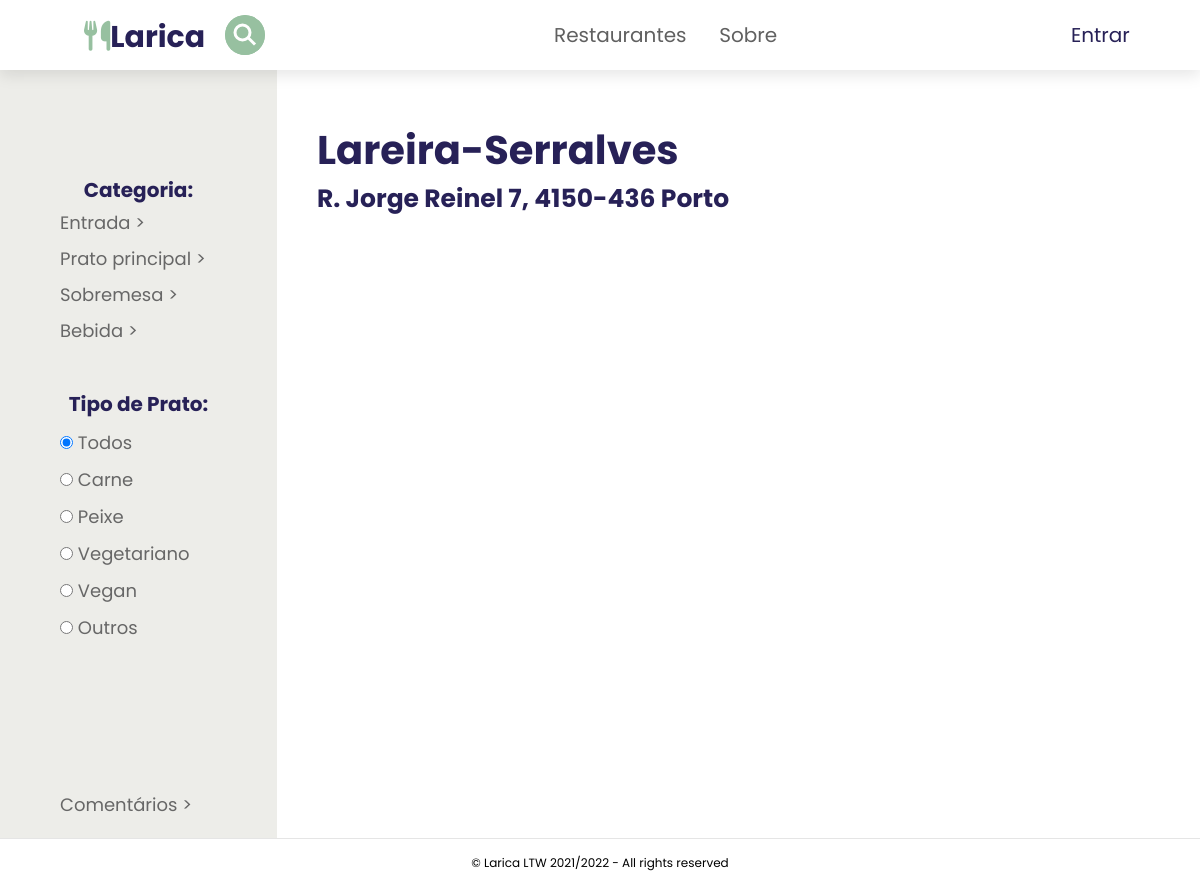
The app's page /pages/restaurant.php?id=1 with its own data.
### tables this page shows
CREATE TABLE Meal
(
    id   INTEGER PRIMARY KEY,
    name TEXT
);

CREATE TABLE TypeOfDish
(
    id   INTEGER PRIMARY KEY,
    type TEXT
);

CREATE TABLE Restaurant
(
    id      INTEGER PRIMARY KEY,
    idUser  INTEGER CONSTRAINT aa REFERENCES User (id) ON DELETE CASCADE
        ON UPDATE CASCADE,
    name    TEXT,
    address TEXT UNIQUE,
    image   INTEGER REFERENCES Images(id) default 57
);

### database/filter.class.php (called while the page is built, shortened)
<?php
class Filter {
    public function __construct(int $id, string $name)
    {
        $this->id = $id;
        $this->name=$name;
    }
    static function getFilterfromRestaurant(PDO $db, int $id)
    {
        $stmt = $db->prepare('
        SELECT name
        FROM Category, CategoryRestaurant
        where idRestaurant=? and Category.id = CategoryRestaurant.idCategory
      ');
        $stmt->execute(array($id));
        $filter = $stmt->fetch();
        return $filter['name'];
    }
    static function getMeals(PDO $db):array  {
        $stmt = $db->prepare('
        SELECT *
        FROM Meal
      ');
        $stmt->execute(array());
        $filters = array();
        while ($filter = $stmt->fetch()) {
            $filters[] = new Filter(
                $filter['id'],
                $filter['name']
            );
        }
        return $filters;
    }
    static function getTypeDish(PDO $db):array  {
        $stmt = $db->prepare('
        SELECT *
        FROM TypeOfDish
      ');
        $stmt->execute(array());
        $filters = array();
        while ($filter = $stmt->fetch()) {
            $filters[] = new Filter(
                $filter['id'],
                $filter['type']
            );
        }
        return $filters;
    }
}
?>

### database/restaurant.class.php (called while the page is built, shortened)
<?php
require_once(__DIR__ .'/../database/filter.class.php');
class Restaurant {
    public function __construct(int $id, int $idUser, string $name, string $address, int $image)
    {
        $this->name=$name;
        $this->address=$address;
    }
    static function getRestaurant(PDO $db, int $id) : Restaurant {
        $stmt = $db->prepare('SELECT *  FROM Restaurant WHERE id = ?');
        $stmt->execute(array($id));
        $restaurant = $stmt->fetch();
       $temp=  new Restaurant(
            $restaurant['id'],
            $restaurant['idUser'],
            $restaurant['name'],
            $restaurant['address'],
            $restaurant['image']
        );
        $temp->filt=Filter::getFilterfromRestaurant($db, $restaurant['id']);
        return $temp;
    }
}
?>

### pages/restaurant.php (the view, shortened to what this page needs)
<?php
require_once(__DIR__ . '/../database/restaurant.class.php');
require_once(__DIR__ . '/../database/dish.class.php');
require_once(__DIR__ . '/../database/filter.class.php');
require_once(__DIR__ . '/../templates/common.tpl.php');
$db = getDatabaseConnection();
$idRestaurant = $_GET['id'];
$restaurant = Restaurant::getRestaurant($db, intval($idRestaurant));
$filterMeals = Filter::getMeals($db);
$filterTypes = Filter::getTypeDish($db);
?>
<div class="grid-container" id="restaurantPage">
    <div class = "side">
        <div class="filters">
            <section id = "meal">
                <h2>Categoria:</h2>
                <?php foreach ($filterMeals as $item){?>
                    <a href="#<?=$item->name?>"><?=$item->name?>  > </a>
                <?php } ?>
            </section>
            <section id = "typeOfDish">
                <h2>Tipo de Prato:</h2>
                <label>
                    <input type="radio" name =typeFilter value="todos" id="<?=$idRestaurant?>" checked="checked"> Todos
                </label>
                <?php foreach ($filterTypes as $item){ ?>
                    <label>
                        <input type="radio" name ="typeFilter" id="<?=$idRestaurant?>" value=<?=$item->id?>> <?=$item->name?><i class="fa-solid fa-up-from-bracket"></i>
                    </label>
                <?php } ?>
            </section>
        </div>
        <a class="comments" href="../pages/reviews.php?id=<?=$idRestaurant?>"> Comentários > </a>
    </div>
    <div class="page" id="restaurant-page">
        <h1><?= $restaurant->name ?></h1>
        <h2><?= $restaurant->address ?></h2>
    </div>
</div>

### css/style.css (style rules this page uses)
* { padding: 0; margin:0; box-sizing: border-box; }
:root { --body-font-family: 'Poppins', sans-serif; --body-font-color: #676767; --dark-color: #272157; --light-color: #FFFF; --accent-color: #97C0A0; --section-background-color: #EDEDE9; --box-shadow: 0 0.5rem 1.5rem rgba(0, 0, 0, 0.1); }
body, input { font-family: var(--body-font-family); }
html { font-size: 62.5%; overflow-x: hidden; scroll-padding-top: 5.5rem; scroll-behavior: smooth; }
body { min-height: 100vh; }
body { display: grid; grid-template-rows: auto 1fr auto; grid-template-areas: 'header' 'main' 'footer'; }
#restaurantPage { grid-area: main; display: grid; grid-template-areas: 'side page'; grid-template-columns: .2fr 1fr; width: 100%; }
.side { grid-area: side; position: sticky; display: flex; flex-direction: column; background: var(--section-background-color); }
.side .filters { margin-top: 10rem; }
.side .comments { margin-top: 14rem; padding-bottom: 2rem; }
.side h2 { color: var(--dark-color); font-size: 20px; text-align: center; padding: 5px; }
#meal { display: flex; flex-direction: column; justify-content: space-around; margin-bottom: 30px; }
#meal a { color: var(--body-font-color); text-decoration: none; font-size: 18px; padding-top: 5px; padding-bottom: 1.5rem; line-height: 16px; }
.side a { color: var(--body-font-color); text-decoration: none; font-size: 18px; padding: 5px 2rem 5px 60px; }
#typeOfDish { display: flex; flex-direction: column; justify-content: space-around; }
#typeOfDish label { font-size: 18px; color: var(--body-font-color); padding: 5px 2rem 5px 60px; }
.page, #restaurant-page { grid-area: page; padding: 50px 2rem 4rem 4rem; }
h2 { color: var(--dark-color); font-size: 25px; }
h1 { color: var(--dark-color); font-size: 40px; }
@media (max-width: 1353px) { #restaurantPage { grid-template-columns: .3fr 1fr; } }

### records on screen
meal: name "Entrada"
meal: name "Prato principal"
meal: name "Sobremesa"
meal: name "Bebida"
typeofdish: type "Carne"
typeofdish: type "Peixe"
typeofdish: type "Vegetariano"
typeofdish: type "Vegan"
typeofdish: type "Outros"
restaurant: name "Lareira-Serralves", address "R. Jorge Reinel 7, 4150-436 Porto"
